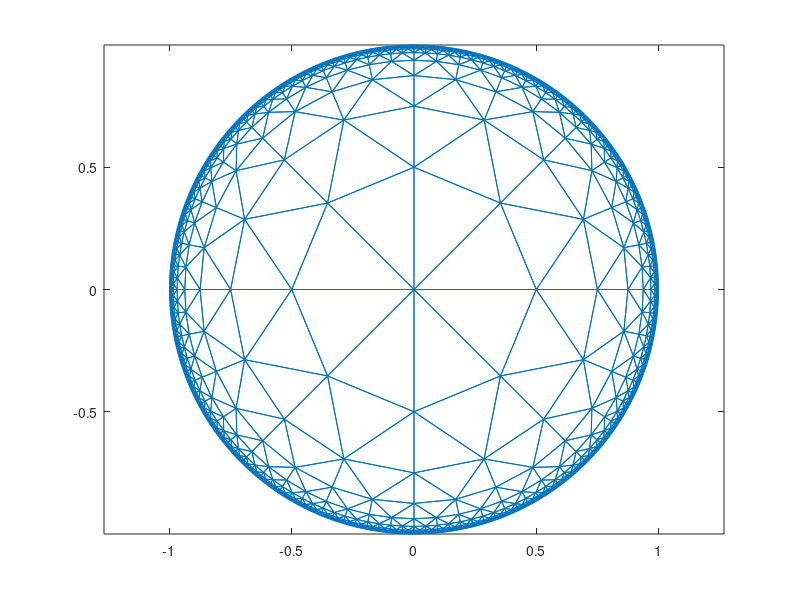

MATLAB code to generate this figure:
%Script for Example 13.2b.
xb(1)=0; yb(1)=0; rnodes=1999; %remaining nodes
newnodes=8; %nodes to be added on next circle
radcount=1; %counter for circles
oldnodes=1; %number of nodes already deployed
while newnodes < rnodes/2
  rad = 1 - 2^(-radcount);
  for i=1:newnodes
    xb(oldnodes+i)=rad*cos(2*pi*i/newnodes);
    yb(oldnodes+i)=rad*sin(2*pi*i/newnodes); 
  end
  oldnodes=oldnodes + newnodes; %update oldnodes
  rnodes = rnodes - newnodes; %update rnodes
  radcount=radcount+1; %update radcount
  newnodes = 2*newnodes; %update newnodes
end
% now deploy remaining nodes on boundary
for i=1:rnodes
    xb(oldnodes+i)=cos(2*pi*i/rnodes);
    yb(oldnodes+i)=sin(2*pi*i/rnodes);
end



tri=delaunay(xb,yb); trimesh(tri,xb,yb), axis('equal')
%Remove comment symbol below to see just only the node plot.
%plot(xb,yb,'bo'), axis('equal') 
